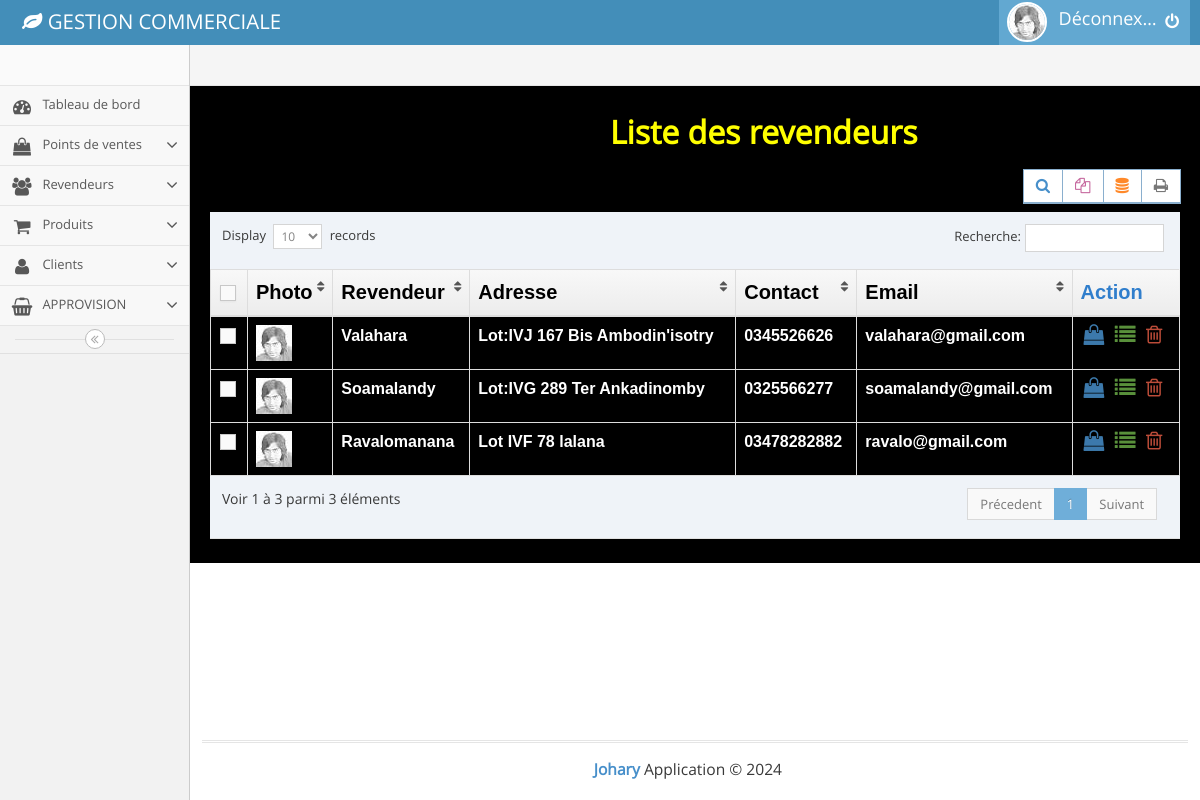
Screenshot of /main.php?page=partner_list with the database file from the repository.
### tables this page shows
CREATE TABLE `revendeurs` (
  `id_revendeur` int NOT NULL AUTO_INCREMENT,
  `nom_revendeur` varchar(255) DEFAULT NULL,
  `adresse_rev` varchar(255) DEFAULT NULL,
  `contact_rev` varchar(20) DEFAULT NULL,
  `email_rev` varchar(255) DEFAULT NULL,
  PRIMARY KEY (`id_revendeur`)
);

### partner_list.php (the view, shortened to what this page needs)
<?php
$partners = $bdd->query('select * from revendeurs');
 ?>
<h1>Liste des revendeurs</h1>
	<div class="row">
									<div class="col-xs-12">
										<div class="clearfix">
											<div class="pull-right tableTools-container"></div>
										</div>
										<div>
											<table id="dynamic-table" class="table table-bordered">
												<thead>
													<tr>
														<th class="center">
															<label class="pos-rel">
																<span class="lbl"></span>
															</label>
														</th>
														<th>Photo</th>
														<th>Revendeur</th>
														<th>Adresse</th>
														<th class="hidden-480">Contact</th>
														<th class="hidden-480">Email</th>
														<th>Action</th>
													</tr>
												</thead>
												<tbody>
													<?php while ($partner = $partners->fetch()) {
														echo '
														<tr>
														<td class="center">
															<label class="pos-rel">
																<span class="lbl"></span>
															</label>
														</td>
														<td class="hidden-480">
															<img class="nav-user-photo" src="assets/images/avatars/user.jpg" alt="Jasons Photo" />
														</td>
														<td>
															'.$partner['nom_revendeur'].'
														</td>
														<td>'.$partner['adresse_rev'].'</td>
														<td class="hidden-480">'.$partner['contact_rev'].'</td>
														<td>'.$partner['email_rev'].'</td>														<td>
															<div class="hidden-sm hidden-xs action-buttons">
																<a class="blue" href="main.php?page=new_fact_rev&idR='.$partner['id_revendeur'].'">
																	<i class="ace-icon fa fa-shopping-bag bigger-130"></i>
																</a>
																<a class="green" href="main.php?page=list_fact_rev&id='.$partner['id_revendeur'].'">
																	<i class="ace-icon fa fa-list bigger-130"></i>
																</a>
																<a class="red" href="#">
																	<i class="ace-icon fa fa-trash-o bigger-130"></i>
																</a>
															</div>
														</td>
													</tr>
														';
													} ?>
												</tbody>
											</table>
										</div>
									</div>
								</div>

### main.php (shortened to what this page needs)
<!DOCTYPE html>
<html lang="en">
	<head>
		<link rel="stylesheet" href="assets/css/bootstrap.min.css" />
		<link rel="stylesheet" href="assets/font-awesome/4.5.0/css/font-awesome.min.css" />
		<link rel="stylesheet" href="assets/css/ace.min.css" class="ace-main-stylesheet" id="main-ace-style" />
		<link rel="stylesheet" href="assets/css/ace-skins.min.css" />
		<link rel="stylesheet" href="assets/css/ace-rtl.min.css" />
	</head>
	<body class="no-skin">
		<div id="navbar" class="navbar navbar-default          ace-save-state">
			<div class="navbar-container ace-save-state" id="navbar-container">
				<div class="navbar-header pull-left">
					<a href="index.html" class="navbar-brand">
						<small>
							<i class="fa fa-leaf"></i>
							GESTION COMMERCIALE
						</small>
					</a>
				</div>
				<div class="navbar-buttons navbar-header pull-right" role="navigation">
					<ul class="nav ace-nav">
						<li class="light-blue dropdown-modal">
							<a data-toggle="dropdown" href="#" class="dropdown-toggle">
								<img class="nav-user-photo" src="assets/images/avatars/user.jpg" alt="Jason's Photo" />
								<span class="user-info" style="font-size: 18px;margin-top: 5px;">
									Déconnexion
								</span>
								<i class="ace-icon fa fa-power-off"></i>
							</a>
						</li>
					</ul>
				</div>
			</div>
		</div>
		<div class="main-container ace-save-state" id="main-container">
			<div id="sidebar" class="sidebar                  responsive                    ace-save-state">
				<div class="sidebar-shortcuts" id="sidebar-shortcuts">
				</div>
				<ul class="nav nav-list">
					<li class="">
						<a href="index.html">
							<i class="menu-icon fa fa-tachometer"></i>
							<span class="menu-text"> Tableau de bord </span>
						</a>
					</li>
					<li class="">
						<a href="#" class="dropdown-toggle">
							<i class="menu-icon fa fa-shopping-bag"></i>
							<span class="menu-text"> Points de ventes </span>
							<b class="arrow fa fa-angle-down"></b>
						</a>
					</li>
					<li class="">
						<a href="#" class="dropdown-toggle">
							<i class="menu-icon fa fa-users"></i>
							<span class="menu-text"> Revendeurs </span>
							<b class="arrow fa fa-angle-down"></b>
						</a>
					</li>
					<li class="">
						<a href="#" class="dropdown-toggle">
							<i class="menu-icon fa fa-shopping-cart"></i>
							<span class="menu-text"> Produits </span>
							<b class="arrow fa fa-angle-down"></b>
						</a>
					</li>
					<li class="">
						<a href="#" class="dropdown-toggle">
							<i class="menu-icon fa fa-user"></i>
							<span class="menu-text"> Clients </span>
							<b class="arrow fa fa-angle-down"></b>
						</a>
					</li>
					<li class="">
						<a href="#" class="dropdown-toggle">
							<i class="menu-icon fa fa-shopping-basket"></i>
							<span class="menu-text">APPROVISION </span>
							<b class="arrow fa fa-angle-down"></b>
						</a>
					</li>
				</ul>
				<div class="sidebar-toggle sidebar-collapse" id="sidebar-collapse">
					<i id="sidebar-toggle-icon" class="ace-icon fa fa-angle-double-left ace-save-state" data-icon1="ace-icon fa fa-angle-double-left" data-icon2="ace-icon fa fa-angle-double-right"></i>
				</div>
			</div>
			<div class="main-content">
				<div class="main-content-inner">
					<div class="breadcrumbs ace-save-state" id="breadcrumbs">
					</div>
					<div class="page-content">
						<div class="row">
							<div class="col-xs-12">
								<?php
								$page= 'dashbord';
								if(isset($_GET['page'])){
									$page = $_GET['page'];
								}
								include($page.'.php');
								 ?>
							</div>
						</div>
					</div>
				</div>
			</div>
			<div class="footer">
				<div class="footer-inner">
					<div class="footer-content">
						<span class="bigger-120">
							<span class="blue bolder">Johary</span>
							Application &copy; 2024
						</span>
					</div>
				</div>
			</div>
		</div>
	</body>
</html>

### partner_list.php (style rules this page uses)
h1 { margin-left:400px; font-weight: bold; margin-bottom: 20px; color: yellow; }
tr { color:white; font-weight: bold; font-size: 16px; font-family: sans-serif; }
th { color: black; font-weight: bold; font-size:20px; }
.page-content { background: black; }

### rows the page displays
revendeurs: nom_revendeur "Valahara", adresse_rev "Lot:IVJ 167 Bis Ambodin'isotry", contact_rev "0345526626", email_rev "valahara@gmail.com"
revendeurs: nom_revendeur "Soamalandy", adresse_rev "Lot:IVG 289 Ter Ankadinomby", contact_rev "0325566277", email_rev "soamalandy@gmail.com"
revendeurs: nom_revendeur "Ravalomanana", adresse_rev "Lot IVF 78 lalana", contact_rev "03478282882", email_rev "ravalo@gmail.com"
